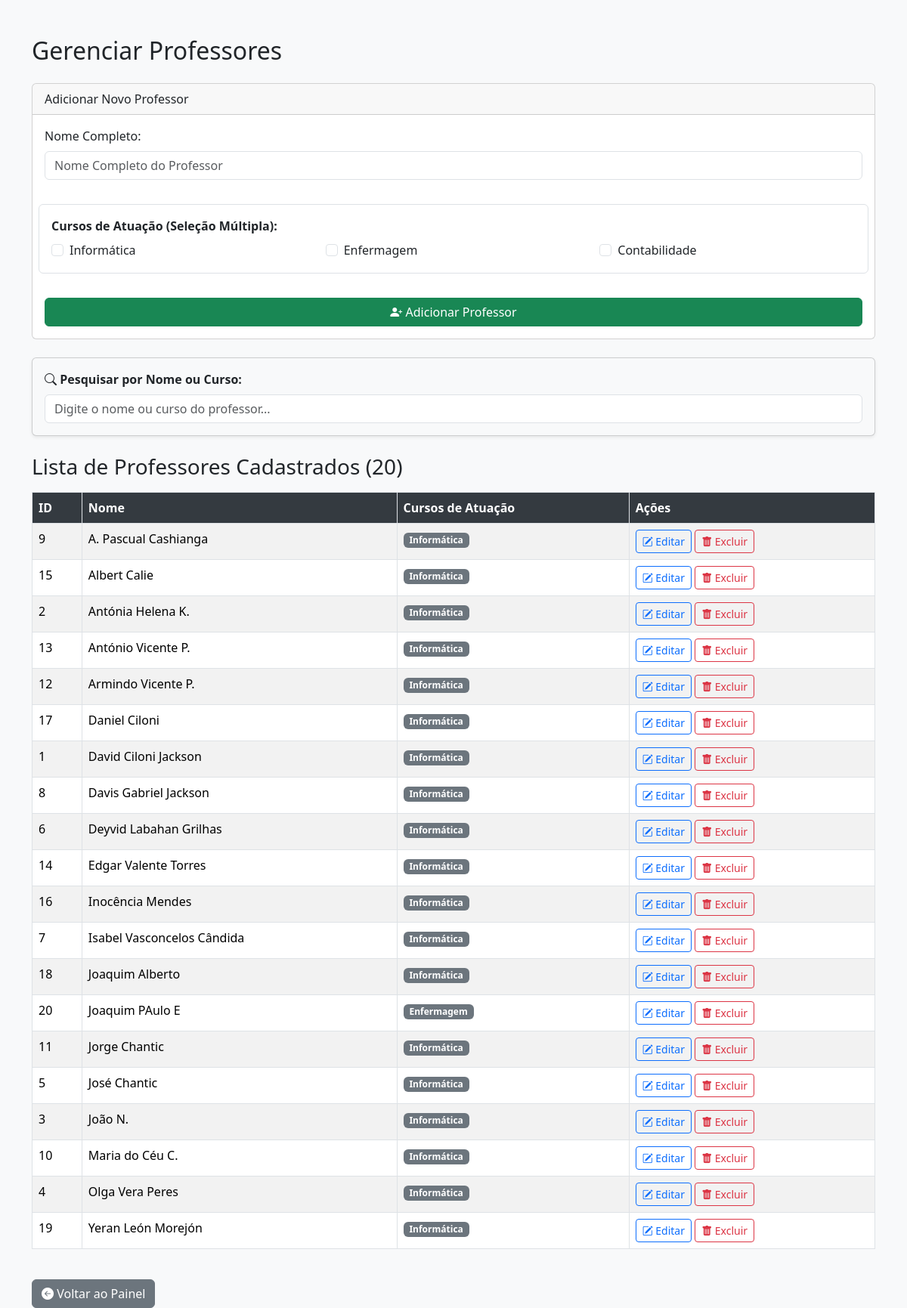
The page /professores (signed in) on the database its author committed.
### tables this page shows
CREATE TABLE professores (
                id INTEGER PRIMARY KEY AUTOINCREMENT,
                nome TEXT NOT NULL
            );

### app.py (the view, shortened to what this page needs)
@app.route('/professores', methods=['GET', 'POST'])
def gerenciar_professores():
    if session.get('tipo_usuario') != 'Admin':
        flash('Acesso negado. Apenas o administrador pode gerenciar professores.', 'danger')
        return redirect(url_for('dashboard'))
    conn = get_db_connection()
    cursos_disponiveis = ['Informática', 'Enfermagem', 'Contabilidade']
    professores = conn.execute('''
        SELECT
            p.id, p.nome, GROUP_CONCAT(pc.curso) AS cursos_associados
        FROM professores p
        LEFT JOIN professor_curso pc ON p.id = pc.professor_id
        GROUP BY p.id
        ORDER BY p.nome ASC
    ''').fetchall()
    conn.close()
    return render_template('gerenciar_professores.html',
                           professores=professores,
                           cursos_disponiveis=cursos_disponiveis)  # Passa para o template

### app.py (called while the page is built)
def get_db_connection():
    conn = sqlite3.connect('database.db')
    conn.row_factory = sqlite3.Row
    return conn

### templates/gerenciar_professores.html (shortened to what this page needs)
<!DOCTYPE html>
<html lang="pt">
<head>
    <link href="https://cdn.jsdelivr.net/npm/bootstrap@5.3.2/dist/css/bootstrap.min.css" rel="stylesheet">
    <link rel="stylesheet" href="https://cdn.jsdelivr.net/npm/bootstrap-icons@1.11.3/font/bootstrap-icons.min.css">
</head>
<body class="bg-light">
<div class="container mt-5">
    <h2 class="mb-4">Gerenciar Professores</h2>
    <div class="card mb-4">
        <div class="card-header">Adicionar Novo Professor</div>
        <div class="card-body">
            <form method="POST" action="{{ url_for('gerenciar_professores') }}" id="formAdicionarProfessor">
                <div class="row g-3 align-items-end">
                    <div class="col-md-12 mb-3">
                        <label for="nome" class="form-label">Nome Completo:</label>
                        <input type="text" class="form-control" name="nome" placeholder="Nome Completo do Professor" required>
                    </div>
                    <div class="col-md-12 mb-3 border p-3 rounded">
                        <label class="form-label fw-bold">Cursos de Atuação (Seleção Múltipla):</label>
                        <div class="row">
                            {% for curso in cursos_disponiveis %}
                                <div class="col-md-4">
                                    <div class="form-check">
                                        <input class="form-check-input" type="checkbox"
                                               name="cursos_de_atuacao_add" value="{{ curso }}"
                                               id="curso-add-{{ loop.index }}">
                                        <label class="form-check-label" for="curso-add-{{ loop.index }}">
                                            {{ curso }}
                                        </label>
                                    </div>
                                </div>
                            {% endfor %}
                        </div>
                    </div>
                    <div class="col-12">
                        <button class="btn btn-success w-100" type="submit">
                            <i class="bi bi-person-plus-fill"></i> Adicionar Professor
                        </button>
                    </div>
                </div>
            </form>
        </div>
    </div>
    <div class="card mb-4 bg-light shadow-sm">
        <div class="card-body">
             <div class="row">
                <div class="col-md-12">
                    <label for="searchProf" class="form-label fw-bold"><i class="bi bi-search"></i> Pesquisar por Nome ou Curso:</label>
                    <input type="text" id="searchProf" class="form-control" placeholder="Digite o nome ou curso do professor..." onkeyup="filterProfessors()">
                </div>
             </div>
        </div>
    </div>
    <h3 class="mb-3">Lista de Professores Cadastrados ({{ professores | length }})</h3>
    <div class="table-responsive">
        <table class="table table-striped table-bordered">
            <thead class="thead-dark">
                <tr>
                    <th>ID</th>
                    <th>Nome</th>
                    <th>Cursos de Atuação</th>
                    <th>Ações</th>
                </tr>
            </thead>
            <tbody id="professorsTableBody">
                {% for professor in professores %}
                <tr class="prof-row" data-search="{{ professor.nome | lower }} {{ professor.cursos_associados | lower }}">
                    <td>{{ professor.id }}</td>
                    <td>{{ professor.nome }}</td>
                    <td>
                        {% if professor.cursos_associados %}
                            {% for curso in professor.cursos_associados.split(',') %}
                                <span class="badge bg-secondary me-1">{{ curso }}</span>
                            {% endfor %}
                        {% else %}
                            <span class="text-muted">N/D (Definir na Edição)</span>
                        {% endif %}
                    </td>
                    <td>
                        <a href="{{ url_for('editar_professor', id=professor.id) }}" class="btn btn-sm btn-outline-primary">
                            <i class="bi bi-pencil-square"></i> Editar
                        </a>
                        <a href="{{ url_for('excluir_professor', id=professor.id) }}"
                           onclick="return confirm('Tem certeza que deseja excluir o professor {{ professor.nome }}? Esta ação é irreversível se não houver registros associados.')"
                           class="btn btn-sm btn-outline-danger">
                            <i class="bi bi-trash-fill"></i> Excluir
                        </a>
                    </td>
                </tr>
                {% endfor %}
            </tbody>
        </table>
    </div>
    <div class="mt-4">
        <a href="{{ url_for('dashboard') }}" class="btn btn-secondary">
            <i class="bi bi-arrow-left-circle-fill"></i> Voltar ao Painel
        </a>
    </div>
</div>
</body>
</html>

### templates/gerenciar_professores.html (style rules this page uses)
.table th { background-color: #343a40; color: white; }
.prof-row { transition: opacity 0.3s ease; }

### rows shown on the page
professores: id "9", nome "A. Pascual Cashianga", curso "Informática"
professores: id "15", nome "Albert Calie", curso "Informática"
professores: id "2", nome "Antónia Helena K.", curso "Informática"
professores: id "13", nome "António Vicente P.", curso "Informática"
professores: id "12", nome "Armindo Vicente P.", curso "Informática"
professores: id "17", nome "Daniel Ciloni", curso "Informática"
professores: id "1", nome "David Ciloni Jackson", curso "Informática"
professores: id "8", nome "Davis Gabriel Jackson", curso "Informática"
professores: id "6", nome "Deyvid Labahan Grilhas", curso "Informática"
professores: id "14", nome "Edgar Valente Torres", curso "Informática"
professores: id "16", nome "Inocência Mendes", curso "Informática"
professores: id "7", nome "Isabel Vasconcelos Cândida", curso "Informática"
professores: id "18", nome "Joaquim Alberto", curso "Informática"
professores: id "20", nome "Joaquim PAulo E", curso "Enfermagem"
professores: id "11", nome "Jorge Chantic", curso "Informática"
professores: id "5", nome "José Chantic", curso "Informática"
professores: id "3", nome "João N.", curso "Informática"
professores: id "10", nome "Maria do Céu C.", curso "Informática"
professores: id "4", nome "Olga Vera Peres", curso "Informática"
professores: id "19", nome "Yeran León Morejón", curso "Informática"

### other values the page prints
{{ curso }} "Informática" "Enfermagem" "Contabilidade"
{{ professores | length }} "20"
